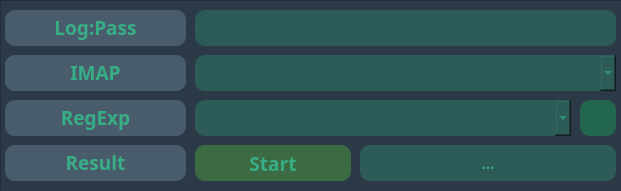
<?xml version="1.0" encoding="UTF-8"?>
<ui version="4.0">
 <class>MainWindow</class>
 <widget class="QMainWindow" name="MainWindow">
  <property name="geometry">
   <rect>
    <x>0</x>
    <y>0</y>
    <width>621</width>
    <height>191</height>
   </rect>
  </property>
  <property name="sizePolicy">
   <sizepolicy hsizetype="Fixed" vsizetype="Fixed">
    <horstretch>0</horstretch>
    <verstretch>0</verstretch>
   </sizepolicy>
  </property>
  <property name="minimumSize">
   <size>
    <width>621</width>
    <height>191</height>
   </size>
  </property>
  <property name="maximumSize">
   <size>
    <width>621</width>
    <height>191</height>
   </size>
  </property>
  <property name="windowTitle">
   <string>GetCode</string>
  </property>
  <widget class="QWidget" name="centralwidget">
   <widget class="QFrame" name="frame">
    <property name="geometry">
     <rect>
      <x>0</x>
      <y>0</y>
      <width>661</width>
      <height>206</height>
     </rect>
    </property>
    <property name="styleSheet">
     <string notr="true">background-color: rgb(44, 58, 71);</string>
    </property>
    <property name="frameShape">
     <enum>QFrame::StyledPanel</enum>
    </property>
    <property name="frameShadow">
     <enum>QFrame::Raised</enum>
    </property>
    <widget class="QLabel" name="label_3">
     <property name="geometry">
      <rect>
       <x>5</x>
       <y>10</y>
       <width>181</width>
       <height>36</height>
      </rect>
     </property>
     <property name="font">
      <font>
       <family>Segoe UI Variable Small Semibol</family>
       <pointsize>11</pointsize>
       <bold>true</bold>
      </font>
     </property>
     <property name="autoFillBackground">
      <bool>false</bool>
     </property>
     <property name="styleSheet">
      <string notr="true">background-color:rgb(73, 92, 108);
                            color: #37ae85;
                            border-radius: 10px;
                        </string>
     </property>
     <property name="text">
      <string>&lt;html&gt;&lt;head/&gt;&lt;body&gt;&lt;p&gt;&lt;span style=&quot; font-size:14pt;&quot;&gt;Log:Pass&lt;/span&gt;&lt;/p&gt;&lt;/body&gt;&lt;/html&gt;</string>
     </property>
     <property name="alignment">
      <set>Qt::AlignCenter</set>
     </property>
     <property name="indent">
      <number>0</number>
     </property>
    </widget>
    <widget class="QLineEdit" name="Textline_mail">
     <property name="geometry">
      <rect>
       <x>195</x>
       <y>10</y>
       <width>421</width>
       <height>36</height>
      </rect>
     </property>
     <property name="font">
      <font>
       <family>Segoe UI Variable Small Semibol</family>
       <pointsize>11</pointsize>
       <bold>true</bold>
      </font>
     </property>
     <property name="styleSheet">
      <string notr="true">background-color: #2d5b57;
                            color: #37ae85;
                            border-radius: 10px;
                            padding-left: 4px;
                            padding-right: 4px;
                        </string>
     </property>
     <property name="text">
      <string/>
     </property>
     <property name="maxLength">
      <number>200</number>
     </property>
     <property name="frame">
      <bool>true</bool>
     </property>
     <property name="alignment">
      <set>Qt::AlignLeading|Qt::AlignLeft|Qt::AlignVCenter</set>
     </property>
     <property name="clearButtonEnabled">
      <bool>false</bool>
     </property>
    </widget>
    <widget class="QLabel" name="label_5">
     <property name="geometry">
      <rect>
       <x>5</x>
       <y>145</y>
       <width>181</width>
       <height>36</height>
      </rect>
     </property>
     <property name="font">
      <font>
       <family>Segoe UI Variable Small Semibol</family>
       <pointsize>11</pointsize>
       <bold>true</bold>
      </font>
     </property>
     <property name="autoFillBackground">
      <bool>false</bool>
     </property>
     <property name="styleSheet">
      <string notr="true">background-color:rgb(73, 92, 108);
                            color: #37ae85;
                            border-radius: 10px;
                        </string>
     </property>
     <property name="text">
      <string>&lt;html&gt;&lt;head/&gt;&lt;body&gt;&lt;p&gt;&lt;span style=&quot; font-size:14pt;&quot;&gt;Result&lt;/span&gt;&lt;/p&gt;&lt;/body&gt;&lt;/html&gt;</string>
     </property>
     <property name="alignment">
      <set>Qt::AlignCenter</set>
     </property>
     <property name="indent">
      <number>0</number>
     </property>
    </widget>
    <widget class="QPushButton" name="Get_Code">
     <property name="geometry">
      <rect>
       <x>195</x>
       <y>145</y>
       <width>156</width>
       <height>36</height>
      </rect>
     </property>
     <property name="font">
      <font>
       <family>Segoe UI Variable Small Semibol</family>
       <pointsize>14</pointsize>
       <bold>true</bold>
       <underline>false</underline>
      </font>
     </property>
     <property name="cursor">
      <cursorShape>PointingHandCursor</cursorShape>
     </property>
     <property name="styleSheet">
      <string notr="true">QPushButton {
                            background-color: rgb(60, 107, 67);
                            color: #37ae85;
                            border-radius: 10px;
                            }
                            QPushButton:pressed {
                            background-color: rgb(47, 68, 44);
                            color: #37ae85;
                            border-style: outset;
                            border-radius: 10px;
                            }
                        </string>
     </property>
     <property name="text">
      <string>Start</string>
     </property>
    </widget>
    <widget class="QLabel" name="label_6">
     <property name="geometry">
      <rect>
       <x>5</x>
       <y>55</y>
       <width>181</width>
       <height>36</height>
      </rect>
     </property>
     <property name="font">
      <font>
       <family>Segoe UI Variable Small Semibol</family>
       <pointsize>11</pointsize>
       <bold>true</bold>
      </font>
     </property>
     <property name="autoFillBackground">
      <bool>false</bool>
     </property>
     <property name="styleSheet">
      <string notr="true">background-color:rgb(73, 92, 108);
                            color: #37ae85;
                            border-radius: 10px;
                        </string>
     </property>
     <property name="text">
      <string>&lt;html&gt;&lt;head/&gt;&lt;body&gt;&lt;p&gt;&lt;span style=&quot; font-size:14pt;&quot;&gt;IMAP&lt;/span&gt;&lt;/p&gt;&lt;/body&gt;&lt;/html&gt;</string>
     </property>
     <property name="alignment">
      <set>Qt::AlignCenter</set>
     </property>
     <property name="indent">
      <number>0</number>
     </property>
    </widget>
    <widget class="QPushButton" name="Textline_code">
     <property name="enabled">
      <bool>false</bool>
     </property>
     <property name="geometry">
      <rect>
       <x>360</x>
       <y>145</y>
       <width>256</width>
       <height>36</height>
      </rect>
     </property>
     <property name="minimumSize">
      <size>
       <width>256</width>
       <height>36</height>
      </size>
     </property>
     <property name="maximumSize">
      <size>
       <width>256</width>
       <height>36</height>
      </size>
     </property>
     <property name="font">
      <font>
       <family>Segoe UI Variable Small Semibol</family>
       <pointsize>11</pointsize>
       <bold>true</bold>
      </font>
     </property>
     <property name="styleSheet">
      <string notr="true">background-color: #2d5b57;
color: #37ae85;
border-radius: 10px;
padding-left: 4px;
padding-right: 4px;
</string>
     </property>
     <property name="text">
      <string>...</string>
     </property>
     <property name="autoExclusive">
      <bool>false</bool>
     </property>
    </widget>
    <widget class="QLabel" name="label_4">
     <property name="geometry">
      <rect>
       <x>5</x>
       <y>100</y>
       <width>181</width>
       <height>36</height>
      </rect>
     </property>
     <property name="font">
      <font>
       <family>Segoe UI Variable Small Semibol</family>
       <pointsize>11</pointsize>
       <bold>true</bold>
      </font>
     </property>
     <property name="autoFillBackground">
      <bool>false</bool>
     </property>
     <property name="styleSheet">
      <string notr="true">background-color:rgb(73, 92, 108);
                            color: #37ae85;
                            border-radius: 10px;
                        </string>
     </property>
     <property name="text">
      <string>&lt;html&gt;&lt;head/&gt;&lt;body&gt;&lt;p&gt;&lt;span style=&quot; font-size:14pt;&quot;&gt;RegExp&lt;/span&gt;&lt;/p&gt;&lt;/body&gt;&lt;/html&gt;</string>
     </property>
     <property name="alignment">
      <set>Qt::AlignCenter</set>
     </property>
     <property name="indent">
      <number>0</number>
     </property>
    </widget>
    <widget class="QPushButton" name="add_regexp">
     <property name="geometry">
      <rect>
       <x>580</x>
       <y>100</y>
       <width>36</width>
       <height>36</height>
      </rect>
     </property>
     <property name="cursor">
      <cursorShape>PointingHandCursor</cursorShape>
     </property>
     <property name="styleSheet">
      <string notr="true">background-color: #22664e;
                            color: #2d8a6a;
                            border-radius: 10px;
                            padding-left: 2px;
                            padding-right: 2px;
                        </string>
     </property>
     <property name="text">
      <string/>
     </property>
    </widget>
    <widget class="QComboBox" name="Textline_imap">
     <property name="geometry">
      <rect>
       <x>195</x>
       <y>55</y>
       <width>421</width>
       <height>36</height>
      </rect>
     </property>
     <property name="font">
      <font>
       <family>Segoe UI Variable Display Semib</family>
       <pointsize>11</pointsize>
       <italic>false</italic>
       <bold>true</bold>
      </font>
     </property>
     <property name="focusPolicy">
      <enum>Qt::StrongFocus</enum>
     </property>
     <property name="contextMenuPolicy">
      <enum>Qt::DefaultContextMenu</enum>
     </property>
     <property name="layoutDirection">
      <enum>Qt::LeftToRight</enum>
     </property>
     <property name="styleSheet">
      <string notr="true">QComboBox {
	background-color: #2d5b57;
	color: #37ae85;
	border-radius: 10px;
	font: 600 11pt &quot;Segoe UI Variable Display Semib&quot;;
	padding-left: 4px;
	padding-right: 4px;
}

QComboBox::down-arrow:on {
    width: 90px;
    height: 90px;
	border-radius: 4px;
}

QComboBox::QAbstractItemView {
  	color: rgb(85, 170, 255);	
  	background-color: #373e4e;
  	padding: 10px;
  	selection-background-color: rgb(39, 44, 54);
}</string>
     </property>
     <property name="editable">
      <bool>true</bool>
     </property>
     <property name="maxVisibleItems">
      <number>3</number>
     </property>
     <property name="maxCount">
      <number>50</number>
     </property>
     <property name="sizeAdjustPolicy">
      <enum>QComboBox::AdjustToContentsOnFirstShow</enum>
     </property>
    </widget>
    <widget class="QComboBox" name="Textline_regular">
     <property name="geometry">
      <rect>
       <x>195</x>
       <y>100</y>
       <width>376</width>
       <height>36</height>
      </rect>
     </property>
     <property name="sizePolicy">
      <sizepolicy hsizetype="Fixed" vsizetype="Fixed">
       <horstretch>0</horstretch>
       <verstretch>0</verstretch>
      </sizepolicy>
     </property>
     <property name="minimumSize">
      <size>
       <width>376</width>
       <height>36</height>
      </size>
     </property>
     <property name="font">
      <font>
       <family>Segoe UI Variable Display Semib</family>
       <pointsize>11</pointsize>
       <italic>false</italic>
       <bold>true</bold>
      </font>
     </property>
     <property name="contextMenuPolicy">
      <enum>Qt::ActionsContextMenu</enum>
     </property>
     <property name="styleSheet">
      <string notr="true">QComboBox {
	background-color: #2d5b57;
	color: #37ae85;
	border-radius: 10px;
	font: 600 11pt &quot;Segoe UI Variable Display Semib&quot;;
	padding-left: 4px;
	padding-right: 4px;
}

QComboBox::down-arrow:on {
    width: 90px;
    height: 90px;
	border-radius: 4px;
}

QComboBox::QAbstractItemView {
  	color: rgb(85, 170, 255);	
  	background-color: #373e4e;
  	padding: 10px;
  	selection-background-color: rgb(39, 44, 54);
}</string>
     </property>
     <property name="editable">
      <bool>true</bool>
     </property>
     <property name="maxVisibleItems">
      <number>3</number>
     </property>
     <property name="maxCount">
      <number>50</number>
     </property>
     <property name="sizeAdjustPolicy">
      <enum>QComboBox::AdjustToContents</enum>
     </property>
    </widget>
   </widget>
   <widget class="QLabel" name="loading_label">
    <property name="geometry">
     <rect>
      <x>525</x>
      <y>151</y>
      <width>25</width>
      <height>25</height>
     </rect>
    </property>
    <property name="autoFillBackground">
     <bool>false</bool>
    </property>
    <property name="text">
     <string/>
    </property>
    <property name="alignment">
     <set>Qt::AlignCenter</set>
    </property>
    <property name="textInteractionFlags">
     <set>Qt::NoTextInteraction</set>
    </property>
   </widget>
  </widget>
 </widget>
 <resources/>
 <connections/>
</ui>
